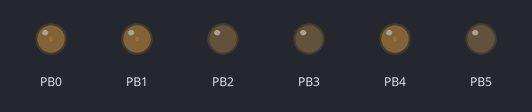
Bench run of a sketch on a simulated ATtiny85, built with avr-gcc and run on an emulated ATtiny85. Parts: output pins drawn as LEDs (lit = HIGH).

Above: at 0.05 s.
At 1.3 s:
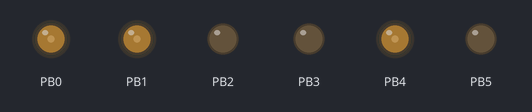
At 2.55 s:
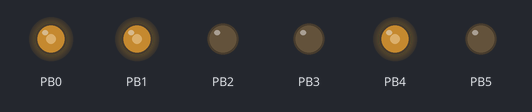
At 3.8 s:
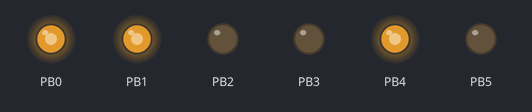
At 5.1 s:
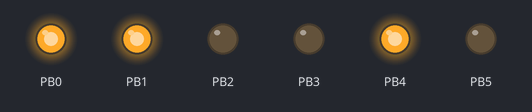
Timing chart, 0 to 6.7 s (numbered marks = the images above):
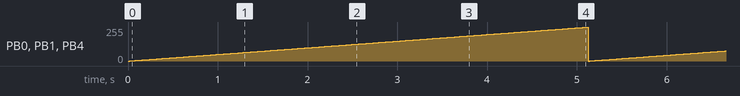

The sketch:

pwm-all.ino
```cpp
// (licence header left out)
// ATMEL ATTINY85
//
//                  +-\/-+
//      (D 5) PB5  1|    |8  Vcc
//      (D 3) PB3  2|    |7  PB2 (D 2)
// PWM  (D 4) PB4  3|    |6  PB1 (D 1) PWM
//            GND  4|    |5  PB0 (D 0) PWM
//                  +----+

int pwm_value = 0;
int dms = 20;

void setup() {
  for (int i = 0; i < NUM_DIGITAL_PINS; i++)
    pinMode(i, OUTPUT);
}

void loop() {
  for (int i = 0; i < NUM_DIGITAL_PINS; i++) {
    if (digitalPinHasPWM(i))
      analogWrite(i, pwm_value);
  }

  pwm_value = (pwm_value + 1) % 255;
  delay(dms);
}
```

Measured:
- by itself, PB0, PB1, PB4: ramps from 0/255 to 254/255 and jumps back, once every 5.1 s
